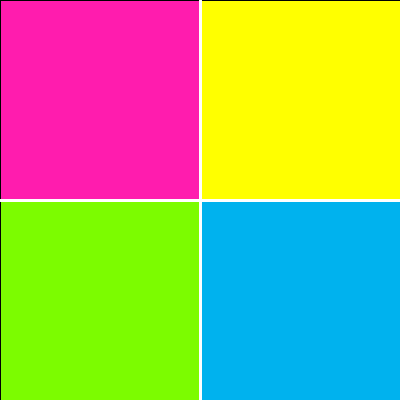
Frame 1 (no input)
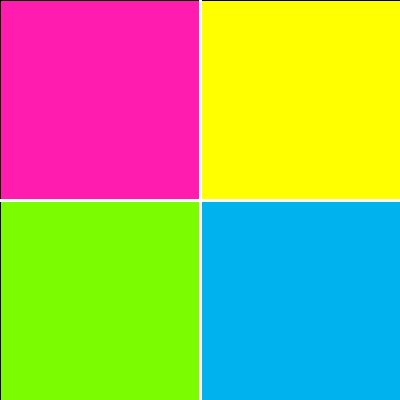
Frame 60 (the mouse pressed at the canvas centre just before this capture)
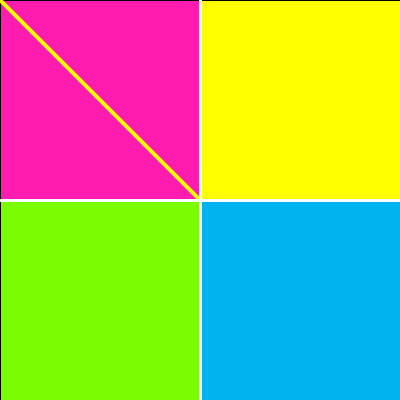
Frame 120 (the mouse held since frame 60 and released just before this capture)

The Processing sketch that drew these frames (run headless with seeded random() and noise(); from frame 60 on, the mouse is pressed at the canvas centre):

// Processing sketch: processing_61751
// ── processing_61751.pde

void setup(){
size(400, 400);
background(60);
  smooth();  
  fill(#FF1CAE);
  rect(0, 0, 200, 200);
  fill(#FFFF00);
  rect(200, 0, 200, 200);
  fill(#7CFC00);
  rect(0, 200, 200, 200);
  fill(#00B2EE);
  rect(200, 200, 200, 200);
}

void draw(){
  frameRate(1000);
  if (mousePressed==false){
    noStroke();
    noFill();
  }
  if ((mousePressed==true)&&(mouseX<=200)&&(mouseY<=200)){
    stroke(#FFFF00);
  }
  else if ((mousePressed==true)&&(mouseX>=200)&&(mouseY<=200)){
    stroke(#00B2EE);
  }
  else if ((mousePressed==true)&&(mouseX<=200)&&(mouseY>=200)){
    stroke(#FF1CAE);
  }
  else if ((mousePressed==true)&&(mouseX>=200)&&(mouseY>=200)){
    stroke(#7CFC00);
  }    
  
strokeWeight(4);
line(mouseX, mouseY, pmouseX, pmouseY);

  stroke(255);
  strokeWeight(3);
  line(200, 0, 200, 400);
  line(0, 200, 400, 200);
  }
